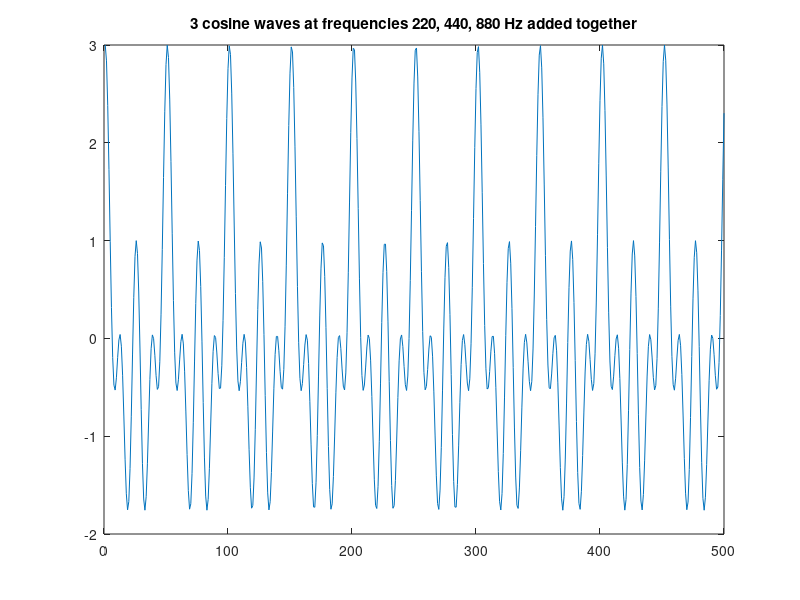

Reproduce this figure in MATLAB.
amp = 1;
F_s = 11025;
F_w1 = 220;
F_w2 = 440;
F_w3 = 880;

nsec = 2;
dur = nsec*F_s;

n = 0:dur;

y1 = amp*cos(2*pi*n*F_w1/F_s);
y2 = amp*cos(2*pi*n*F_w2/F_s);
y3 = amp*cos(2*pi*n*F_w3/F_s);

ytot = y1+y2+y3

figure(13)
plot(ytot(1:500))
title('3 cosine waves at frequencies 220, 440, 880 Hz added together')

soundsc(ytot, F_s)
